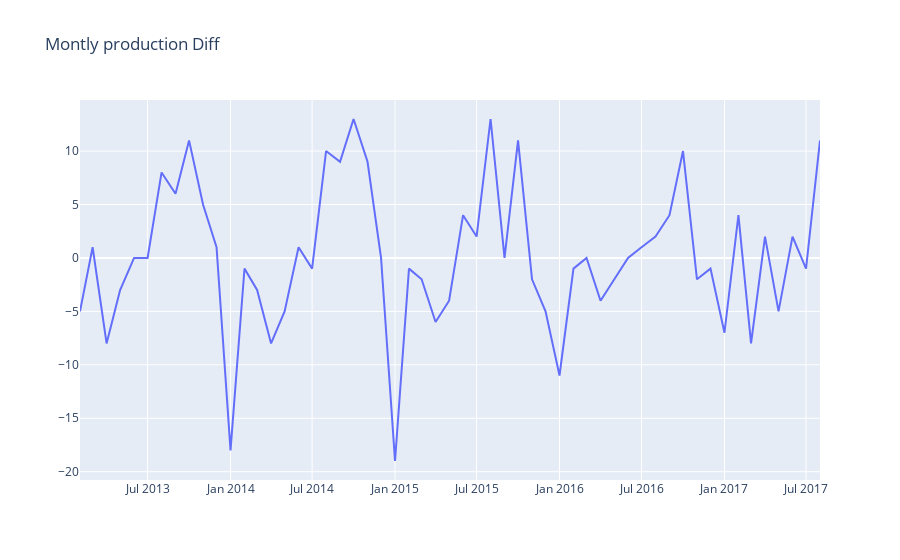

The code cell stored with this chart in its notebook:
### Code cell
#plot production diff
plot_data = [
    go.Scatter(
        x=df_diff['date'],
        y=df_diff['diff'],
    )
]
plot_layout = go.Layout(
        title='Montly production Diff'
    )
fig = go.Figure(data=plot_data, layout=plot_layout)
py.iplot(fig)
